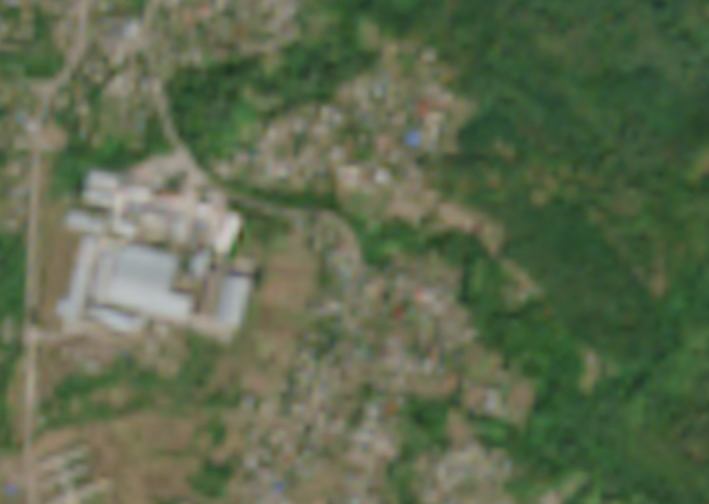
#> input picture 0.png, 709 x 504 px
$ python -i functions.py   (imports and definitions only)   (older library calls are emulated)
#> lines starting #> are read from the running program, lines starting #| are printed output that depends on the picture
import cv2
import numpy as np
import matplotlib.pyplot as plt
import os
from datetime import datetime


# [661 lines left out: functions Blur, KMeans, EnhanceContrast, RemoveColor, CountAreasInPolygon, IncreaseSaturation and 5 more, not called in this run]

def DoGEdgeMask(image, size1=3, size2=15, sigma1=1.0, sigma2=1.0, showcase=False):
#> called with size1 = 3, size2 = 15, sigma1 = 1, sigma2 = 1, showcase = False
    if len(image.shape) == 3:
        gray = cv2.cvtColor(image, cv2.COLOR_RGB2GRAY)
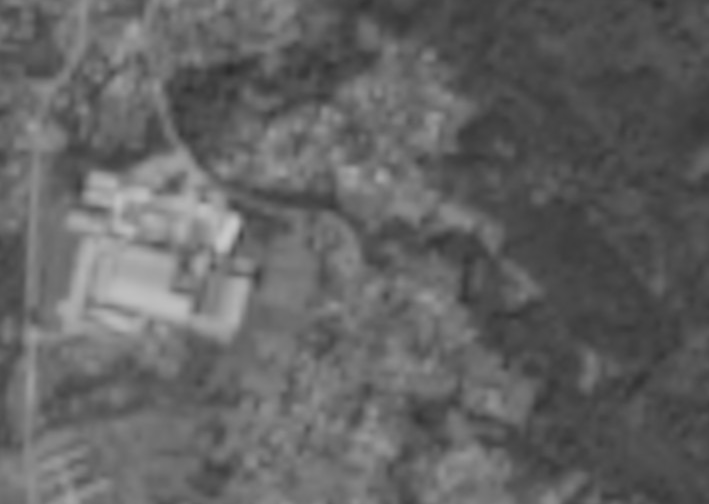
#> gray: shape (504, 709); min 45, max 200, mean 99
    else:
        gray = image.copy()

    blur1 = cv2.GaussianBlur(gray, (size1, size1), sigma1)
    blur2 = cv2.GaussianBlur(gray, (size2, size2), sigma2)

    dog = cv2.absdiff(blur1, blur2)
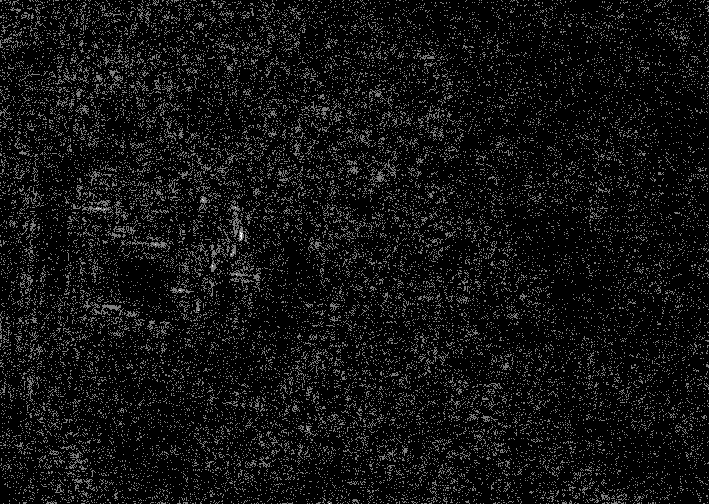
#> dog: shape (504, 709); min 0, max 2, mean 0.137; drawn with min black and max white
    dog_norm = cv2.normalize(dog, None, 0, 255, cv2.NORM_MINMAX).astype(np.uint8)

    _, mask = cv2.threshold(dog_norm, 0, 255, cv2.THRESH_BINARY + cv2.THRESH_OTSU)
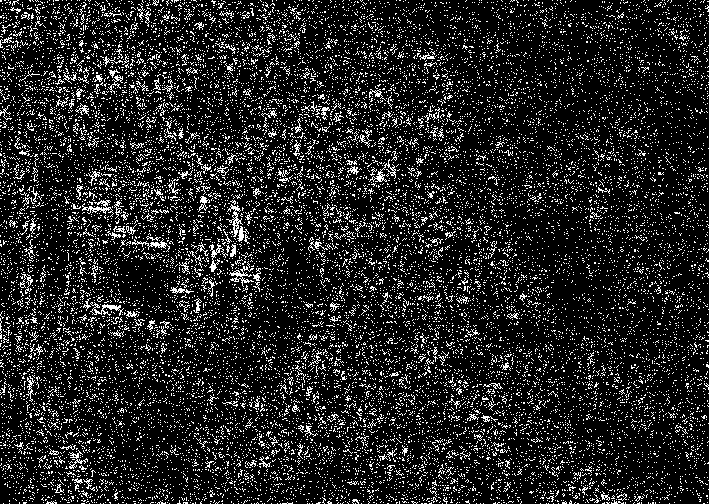
#> mask: shape (504, 709); 13.7% white in thin lines or dots

    if showcase:
        plt.figure(figsize=(18, 6))

        plt.subplot(1, 3, 1)
        if len(image.shape) == 2:
            plt.imshow(image, cmap="gray")
        else:
            plt.imshow(image)
        plt.title("Original")
        plt.axis("off")

        plt.subplot(1, 3, 2)
        plt.imshow(dog_norm, cmap="gray")
        plt.title("DoG magnitude")
        plt.axis("off")

        plt.subplot(1, 3, 3)
        plt.imshow(mask, cmap="gray")
        plt.title("DoG edge mask")
        plt.axis("off")

        plt.show()

    return mask

# [94 lines left out: function HighlightZonesWithMasks, not called in this run]

>>> import cv2
>>> picture = cv2.cvtColor(cv2.imread('0.png'), cv2.COLOR_BGR2RGB)
>>> result = DoGEdgeMask(picture)

$ run again, on 1.png
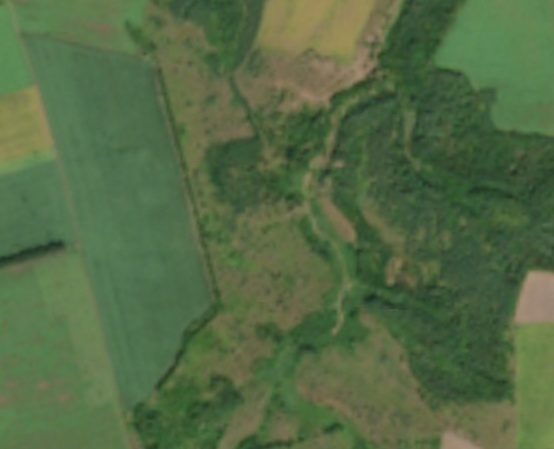
#> input picture 1.png, 554 x 449 px
#> in DoGEdgeMask, `dog = cv2.absdiff(blur1, blur2)`:
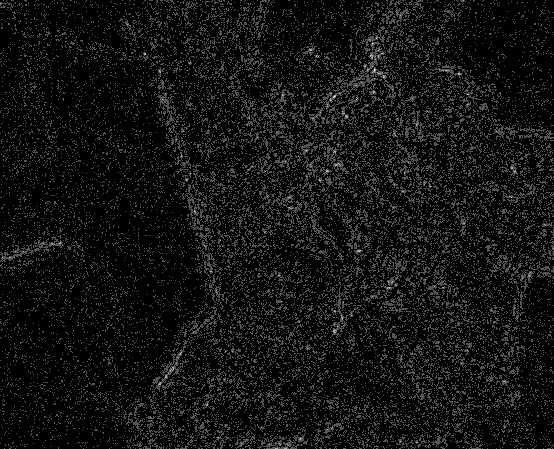
#> dog: shape (449, 554); min 0, max 3, mean 0.2; drawn with min black and max white
#> in DoGEdgeMask, `_, mask = cv2.threshold(dog_norm, 0, 255, cv2.THRESH_BINARY + cv2.THRE..`:
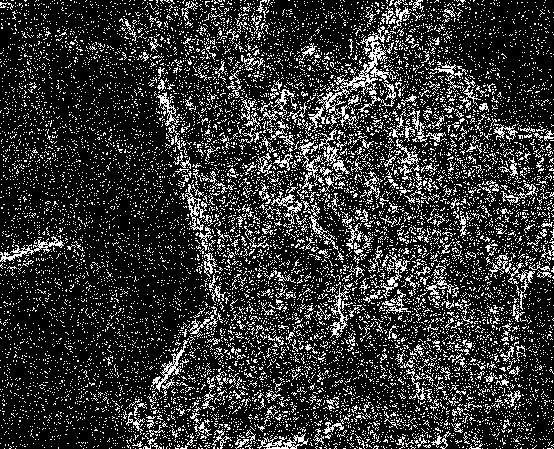
#> mask: shape (449, 554); 19.8% white in thin lines or dots

$ run again, on 2.png
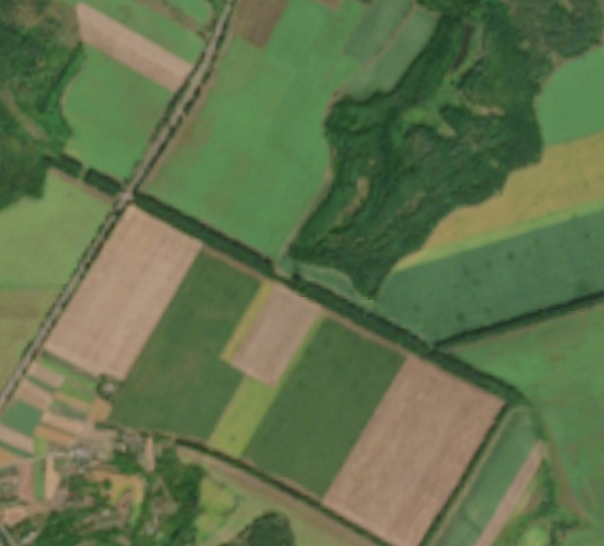
#> input picture 2.png, 604 x 546 px
#> in DoGEdgeMask, `dog = cv2.absdiff(blur1, blur2)`:
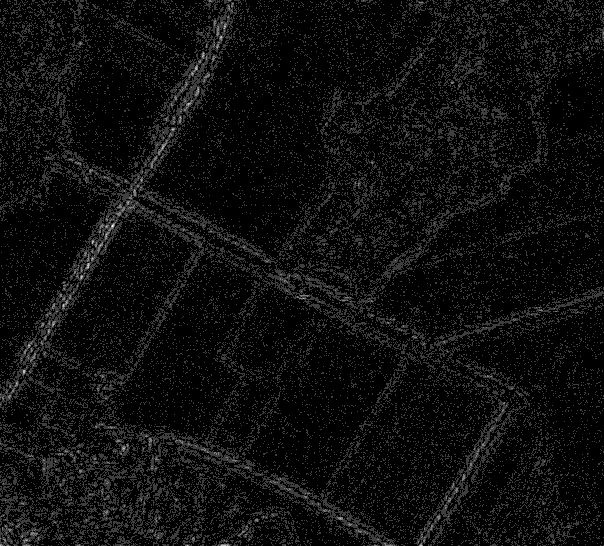
#> dog: shape (546, 604); min 0, max 4, mean 0.216; drawn with min black and max white
#> in DoGEdgeMask, `_, mask = cv2.threshold(dog_norm, 0, 255, cv2.THRESH_BINARY + cv2.THRE..`:
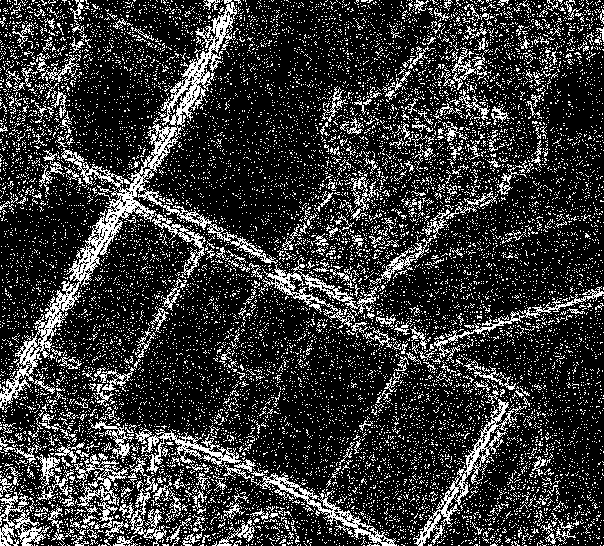
#> mask: shape (546, 604); 21% white in thin lines or dots

$ run again, on 3.png
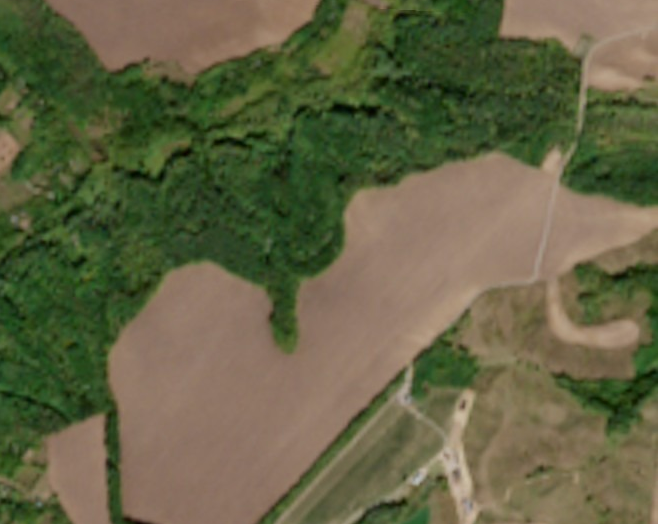
#> input picture 3.png, 658 x 524 px
#> in DoGEdgeMask, `dog = cv2.absdiff(blur1, blur2)`:
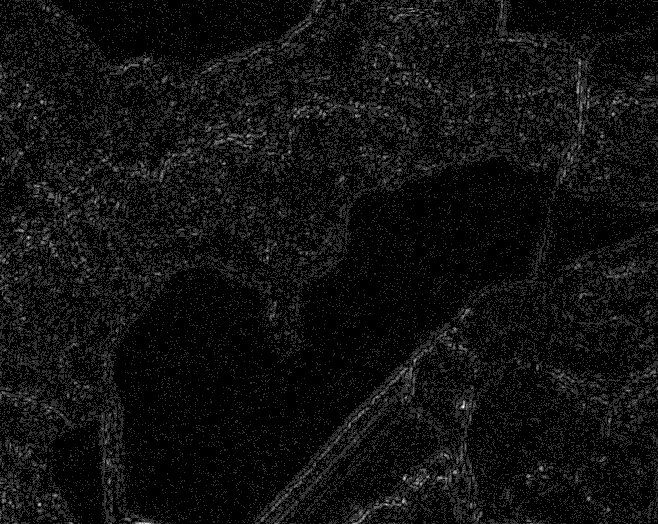
#> dog: shape (524, 658); min 0, max 5, mean 0.297; drawn with min black and max white
#> in DoGEdgeMask, `_, mask = cv2.threshold(dog_norm, 0, 255, cv2.THRESH_BINARY + cv2.THRE..`:
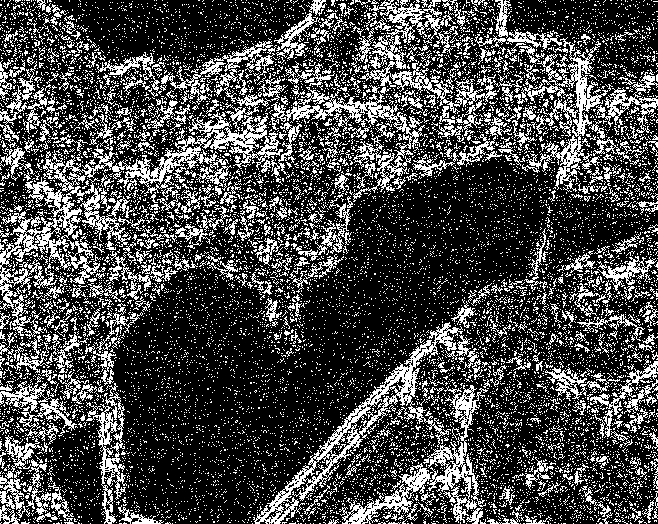
#> mask: shape (524, 658); 28.1% white in thin lines or dots
